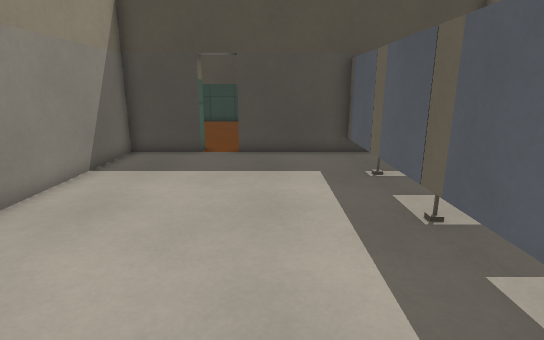
view 1 (above)

16 first-person views from a walk through a Godot game level. The camera is 1.3 m above the floor, tilts 14° down and sees 80° across. Doors that lead somewhere are drawn open, without their leaves. The floor is counted in squares, 0.5 m on a side. Each view is taken from the middle of a square. On the plan, view 1 faces up. The plan holds only what a view shows up to about 20 squares ahead; the rest is blank. The place goes on beyond the plan. Surface patterns are stand-ins for the level's own textures.

view 2
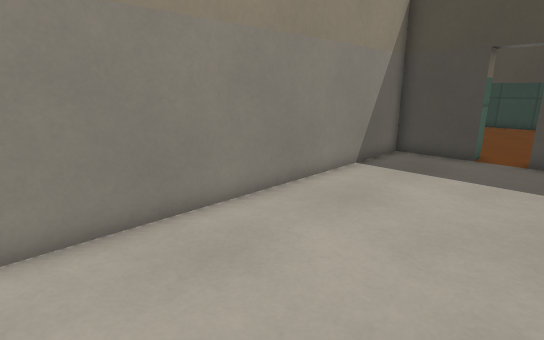

view 3
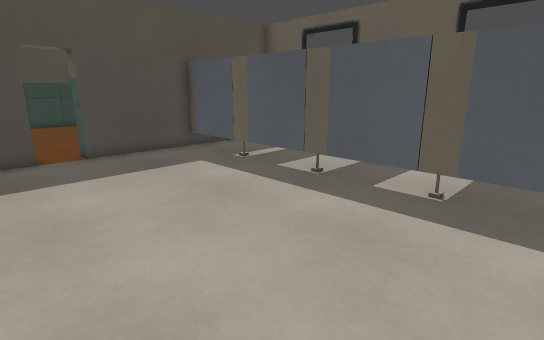

view 4
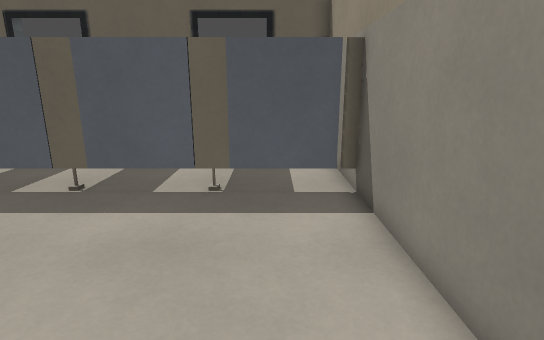

view 5
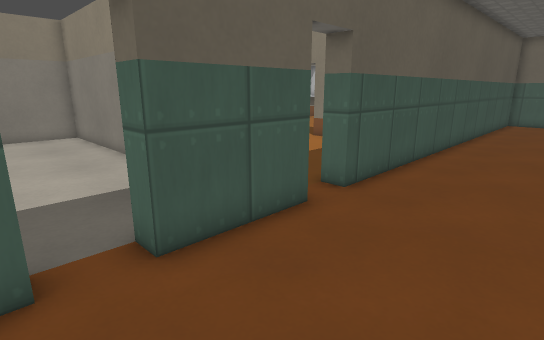

view 6
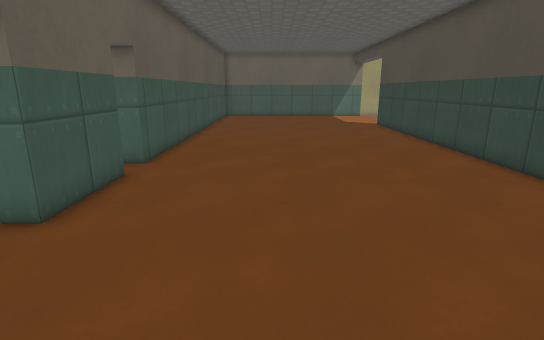

view 7
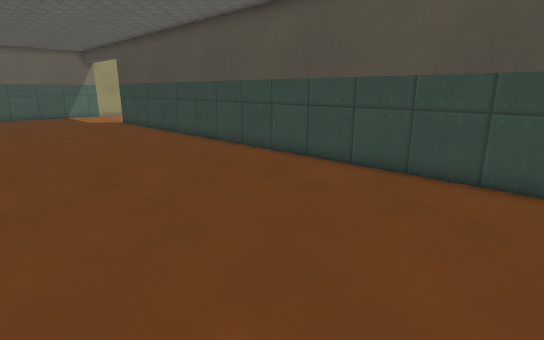

view 8
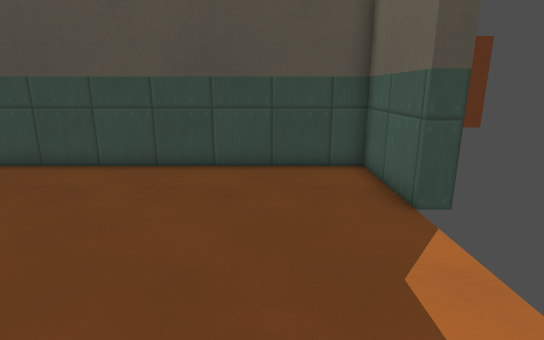

view 9
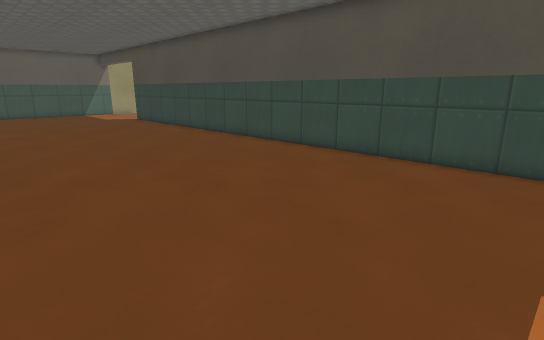

view 10
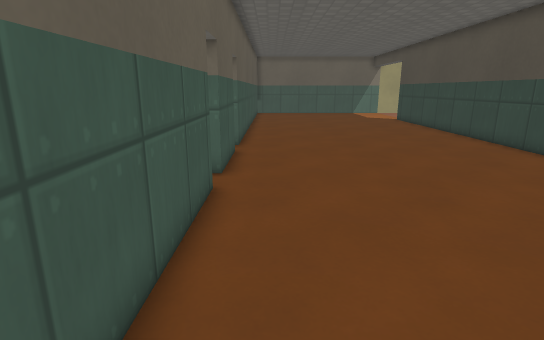

view 11
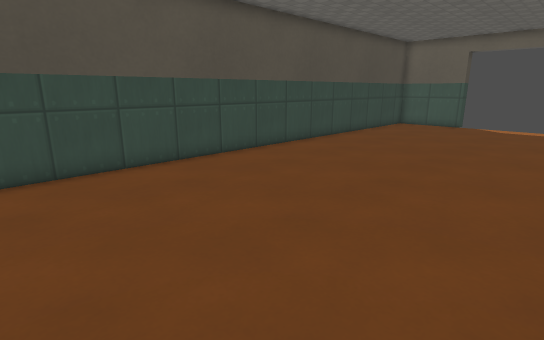

view 12
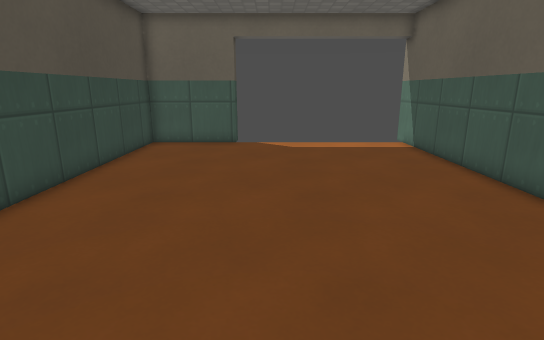

view 13
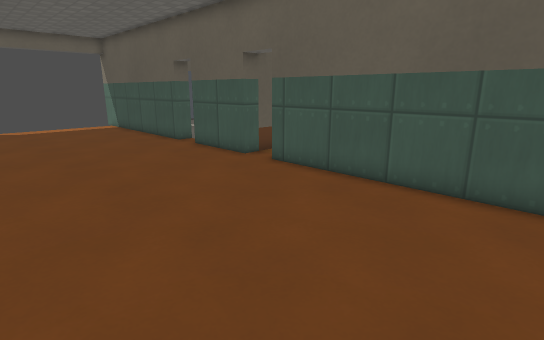

view 14
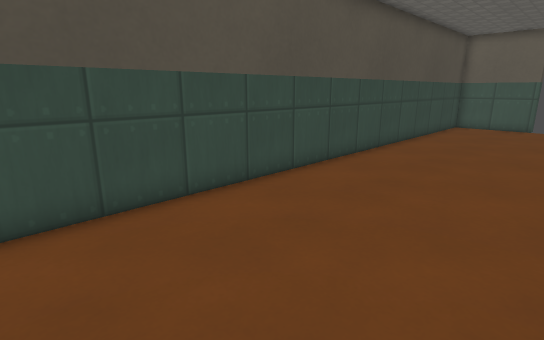

view 15
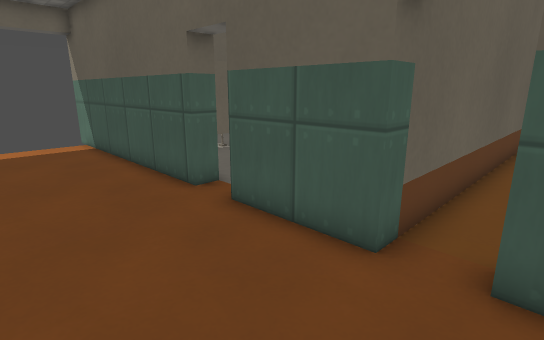

view 16
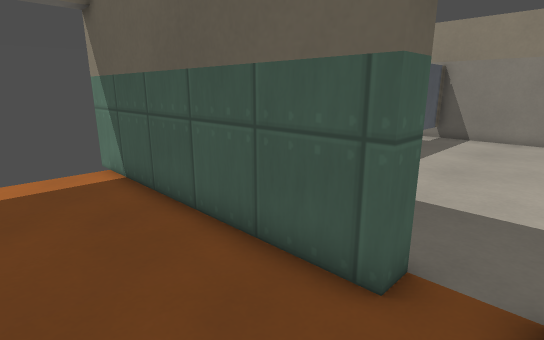

### Floor plan
Points are (right, up) in squares from view 1. A wall is a line through its corners. A room is listed if a view was taken in it or the views show most of it. See-through windows are left out.
Room 1 (views 1, 2, 3, 4)
walls: (-3, 13.6) (-6, 13.6) (-6, -1.2) (3.5, -1.2); (4.1, 13.6) (-1.4, 13.6); (3.2, -1.2) (3.2, 13.6)
ways out: open door at (-2, 14) to room 2
Room 2 (views 5, 6, 7, 8, 9, 10, 11, 12, 13, 14, 15, 16)
walls: (-6.8, 14.4) (-3, 14.4); (-1.4, 14.4) (8.5, 14.4); (8.2, 22.8) (8.2, 27) (-17.5, 27); (-17.5, 14.4) (-8.4, 14.4)
ways out: open door at (-2, 14) to room 1; open door at (-7.5, 14)

Where each view was taken, in squares from view 1:
view 1: 0 up, 0 right, facing up
view 2: 0 up, 0 right, facing up-left
view 3: 0 up, 5 left, facing up-right
view 4: 1 up, 5 left, facing right
view 5: 19 up, 1 left, facing down-left
view 6: 19 up, 3 right, facing left
view 7: 17 up, 5 right, facing up-left
view 8: 16 up, 5 right, facing up
view 9: 15 up, 7 right, facing up-left
view 10: 16 up, 7 right, facing left
view 11: 16 up, 17 left, facing up-right
view 12: 21 up, 8 left, facing right
view 13: 23 up, 17 left, facing down-right
view 14: 20 up, 17 left, facing up-right
view 15: 19 up, 9 left, facing down-right
view 16: 18 up, 3 left, facing down-right
